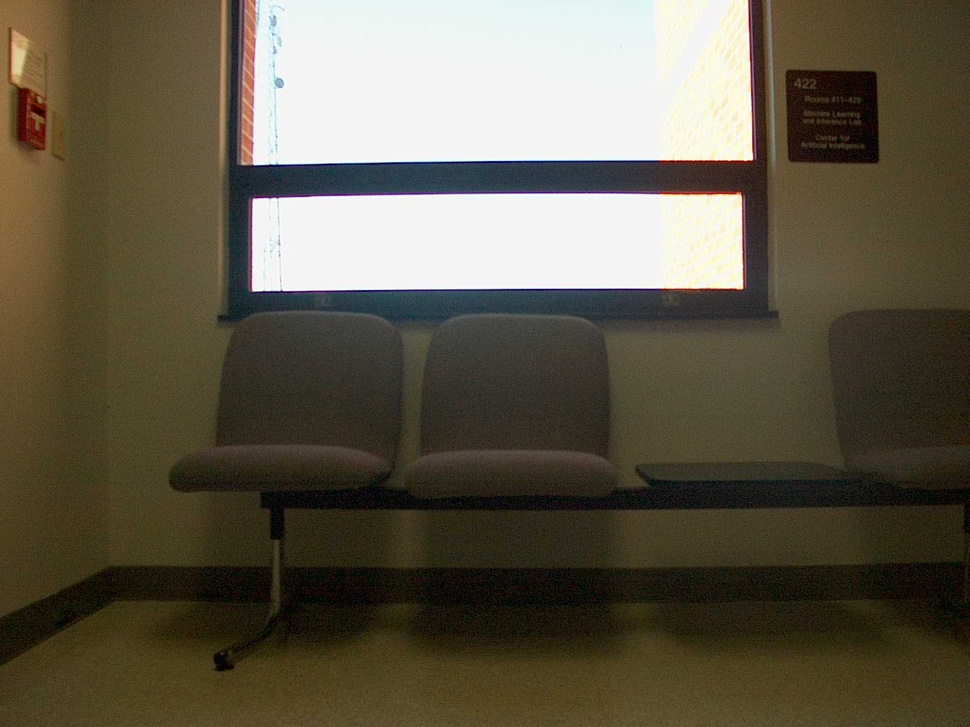
#> input picture hw3_cs682_smansur4/ST2MainHall4/ST2MainHall4001.jpg, 970 x 727 px, shrunk from 1600 x 1200 before the run
$ python extra_credit_2_bk.py
#> lines starting #> are read from the running program, lines starting #| are printed output that depends on the picture; long printed decimals are rounded
#> further down, imgIn is the input picture: shape (727, 970, 3); mean B, G, R 73.1, 89.9, 96.7
import cv2 as cv
import numpy as np
import argparse
from matplotlib import pyplot as plt
W = 52          # window size is WxW
C_Thr = 0.43    # threshold for coherency
LowThr = 35     # threshold1 for orientation, it ranges from 0 to 180
HighThr = 57    # threshold2 for orientation, it ranges from 0 to 180
def calcGST(inputIMG, w):
#> called with w = 52
    img = inputIMG.astype(np.float32)
    # GST components calculation (start)
    # J =  (J11 J12; J12 J22) - GST
    imgDiffX = cv.Sobel(img, cv.CV_32F, 1, 0, 3)
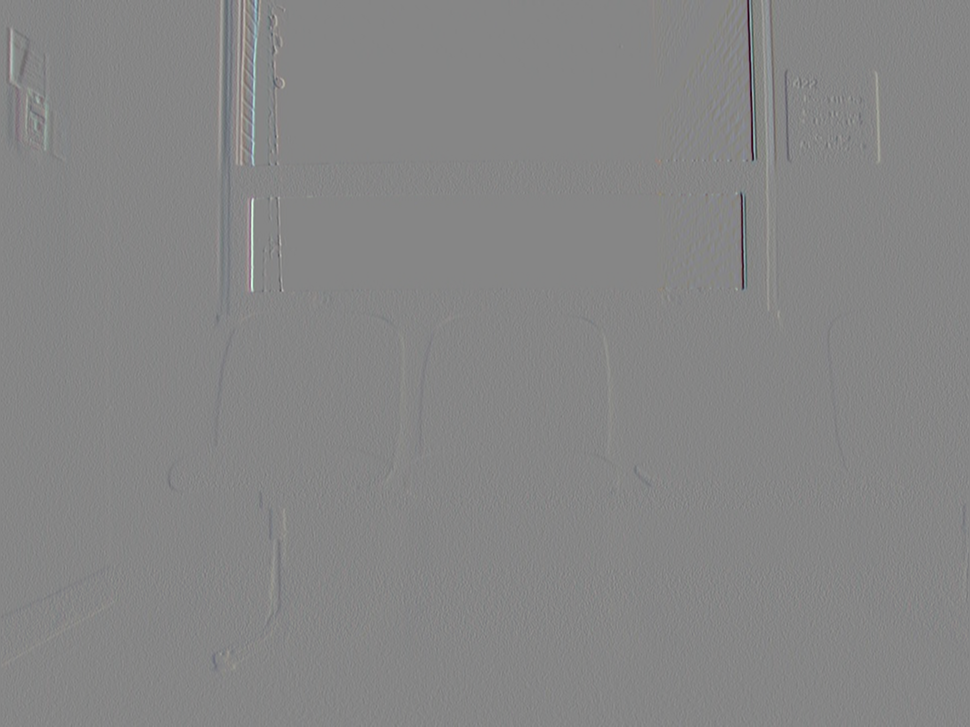
#> imgDiffX: shape (727, 970, 3) float32; mean B, G, R -0.2, -0.3, -0.4; drawn with min black and max white
    imgDiffY = cv.Sobel(img, cv.CV_32F, 0, 1, 3)
    imgDiffXY = cv.multiply(imgDiffX, imgDiffY)

    imgDiffXX = cv.multiply(imgDiffX, imgDiffX)
    imgDiffYY = cv.multiply(imgDiffY, imgDiffY)

    J11 = cv.boxFilter(imgDiffXX, cv.CV_32F, (w,w))
    J22 = cv.boxFilter(imgDiffYY, cv.CV_32F, (w,w))
    J12 = cv.boxFilter(imgDiffXY, cv.CV_32F, (w,w))
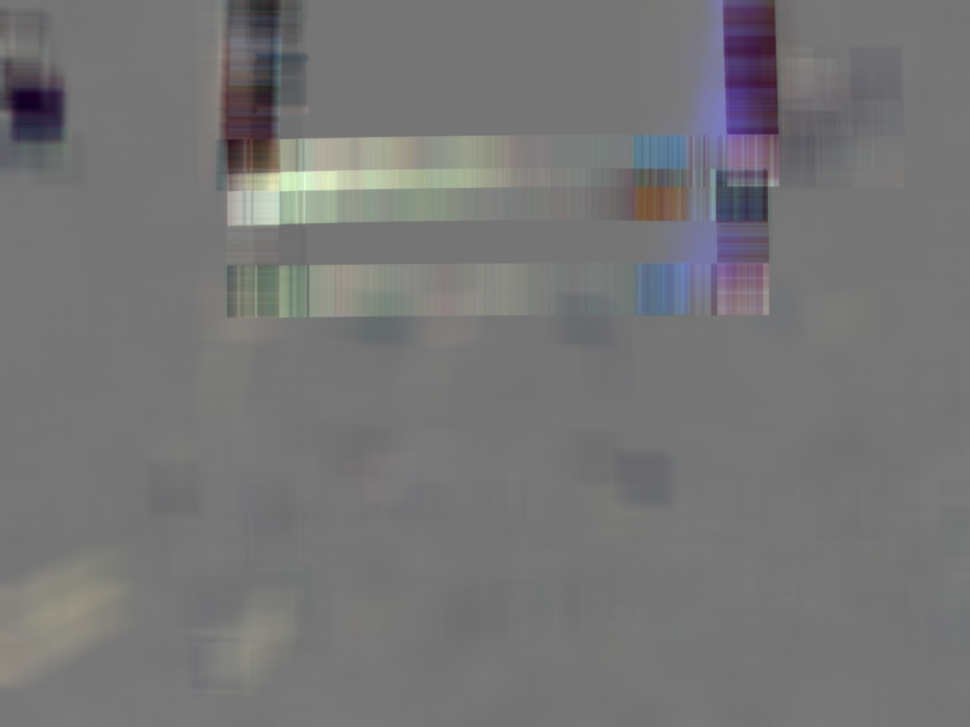
#> J12: shape (727, 970, 3) float32; mean B, G, R 4.7, 0.1, 2.8; drawn with min black and max white
    #print(J12.shape)
    # GST components calculations (stop)
    # eigenvalue calculation (start)
    # lambda1 = J11 + J22 + sqrt((J11-J22)^2 + 4*J12^2)
    # lambda2 = J11 + J22 - sqrt((J11-J22)^2 + 4*J12^2)
    tmp1 = J11 + J22
    tmp2 = J11 - J22
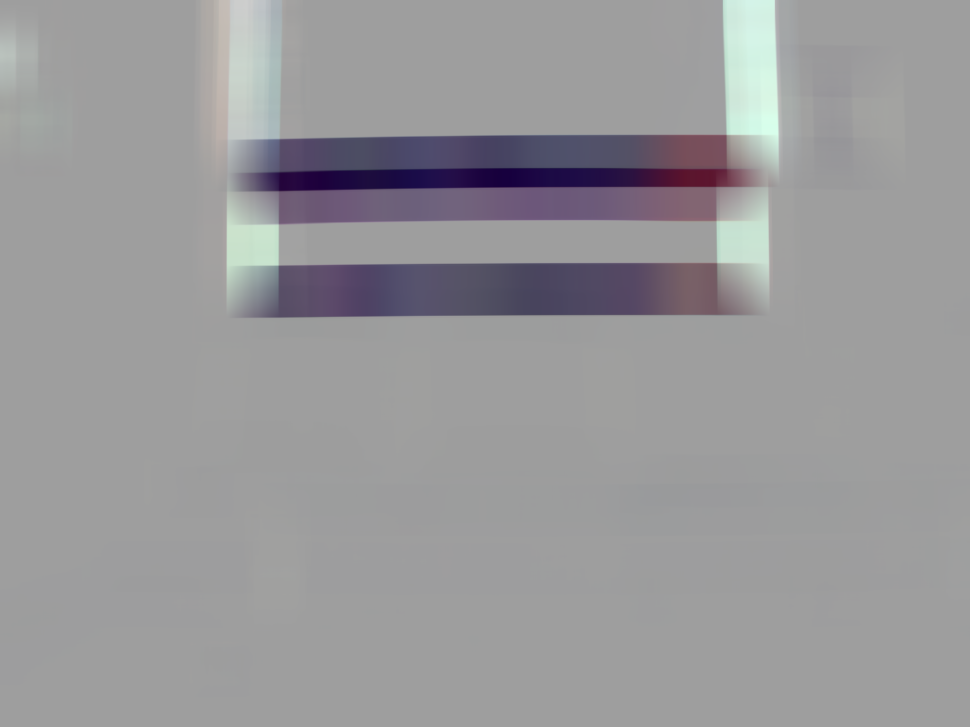
#> tmp2: shape (727, 970, 3) float32; mean B, G, R -1059.5, -1733.5, -1540.2; drawn with min black and max white
    tmp2 = cv.multiply(tmp2, tmp2)
    tmp3 = cv.multiply(J12, J12)
    tmp4 = np.sqrt(tmp2 + 4.0 * tmp3)
    lambda1 = tmp1 + tmp4    # biggest eigenvalue
    lambda2 = tmp1 - tmp4    # smallest eigenvalue
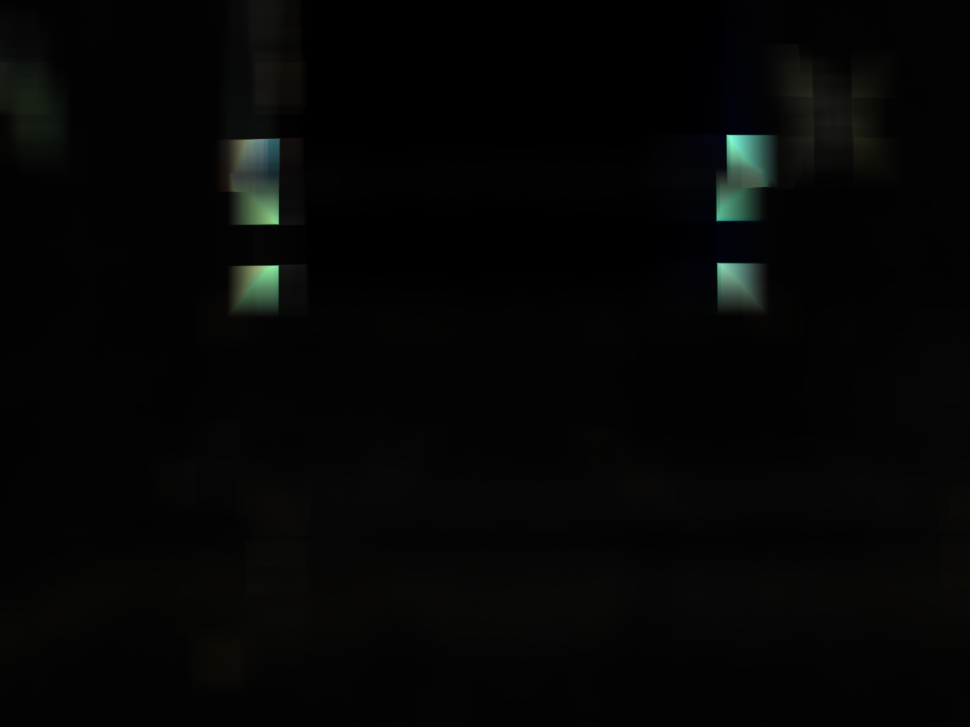
#> lambda2: shape (727, 970, 3) float32; mean B, G, R 981, 1063, 970.9; drawn with min black and max white
    print(lambda1)
#> (printed output is left out)
    # eigenvalue calculation (stop)
    # Coherency calculation (start)
    # Coherency = (lambda1 - lambda2)/(lambda1 + lambda2)) - measure of anisotropism
    # Coherency is anisotropy degree (consistency of local orientation)
    imgCoherencyOut = cv.divide(lambda1 - lambda2, lambda1 + lambda2)
#> imgCoherencyOut: shape (727, 970, 3) float32; 1.4% of the values are NaN or infinite; the others: min 0, max 1, mean 0.286
    # Coherency calculation (stop)
    # orientation angle calculation (start)
    # tan(2*Alpha) = 2*J12/(J22 - J11)
    # Alpha = 0.5 atan2(2*J12/(J22 - J11))
    imgOrientationOut = cv.phase(J22 - J11, 2.0 * J12, angleInDegrees = True)
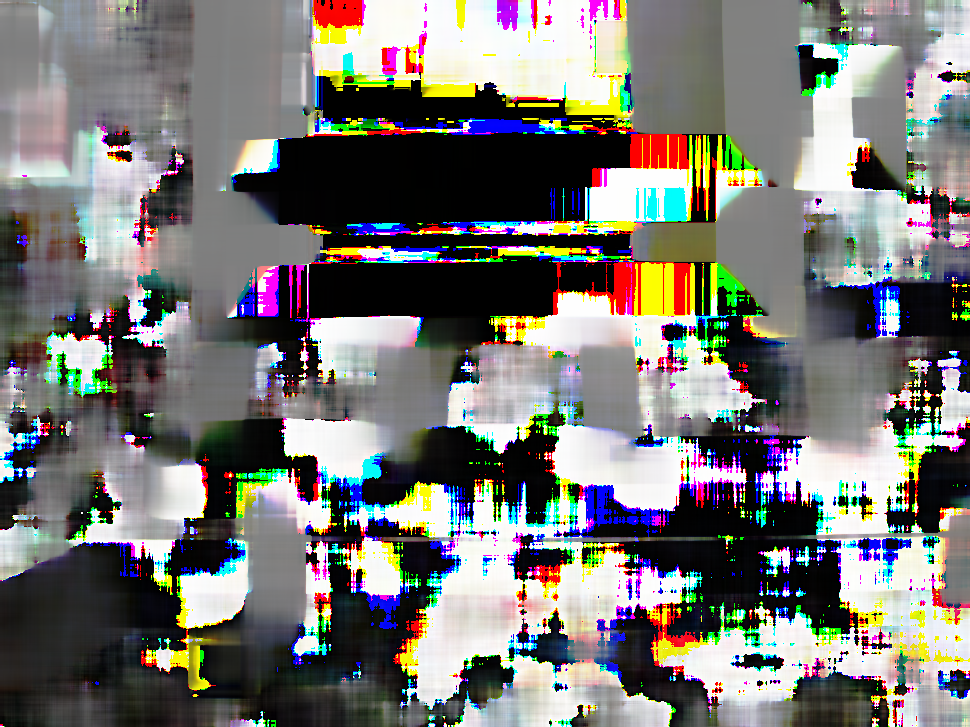
#> imgOrientationOut: shape (727, 970, 3) float32; mean B, G, R 164.2, 168.6, 170.1; drawn with min black and max white
    imgOrientationOut = 0.5 * imgOrientationOut
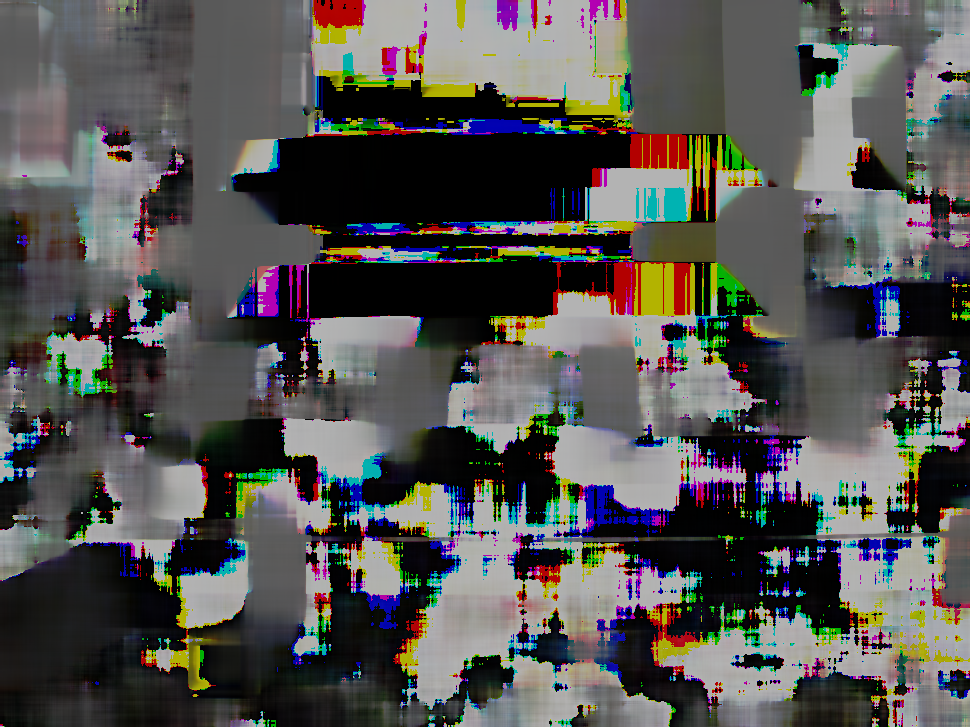
#> imgOrientationOut: shape (727, 970, 3) float32; mean B, G, R 82.1, 84.3, 85.1

    print(imgOrientationOut.min())
#| 0.0
    print(imgOrientationOut.max())
#| 180.000
    hist, bins = np.histogram(imgOrientationOut, bins=18)
#> hist = 18 values, max 544854 at index 0, min 32555 at index 5, mean 117531.7; bins = 19 values from 0 to 180
    plt.plot(hist)
    plt.title("Histogram of gradients: Color Image")
    plt.xlabel("angles(in degrees)")
    plt.ylabel("number of edges selected")
    plt.show()
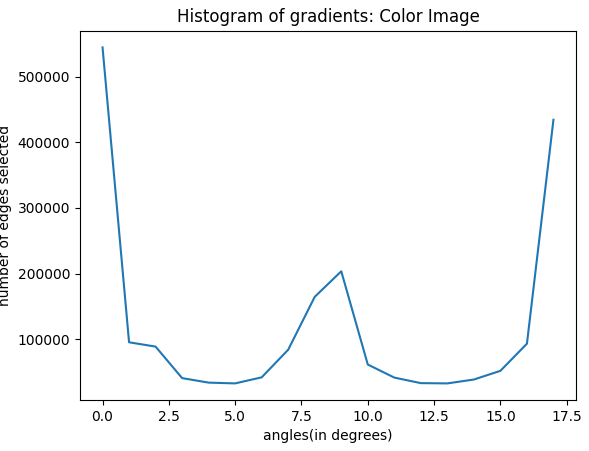
#> figure drawn by matplotlib, 1 panel; curve peaks at x = 0, y = 544854
    # orientation angle calculation (stop)
    return imgCoherencyOut, imgOrientationOut

imgIn = cv.imread("./ST2MainHall4/ST2MainHall4001.jpg")
coh, orientation = calcGST(imgIn, W)
#print(coh.shape)
#print(orientation.shape)

$ run again, with hw3_cs682_smansur4/ST2MainHall4/ST2MainHall4004.jpg copied over hw3_cs682_smansur4/ST2MainHall4/ST2MainHall4001.jpg
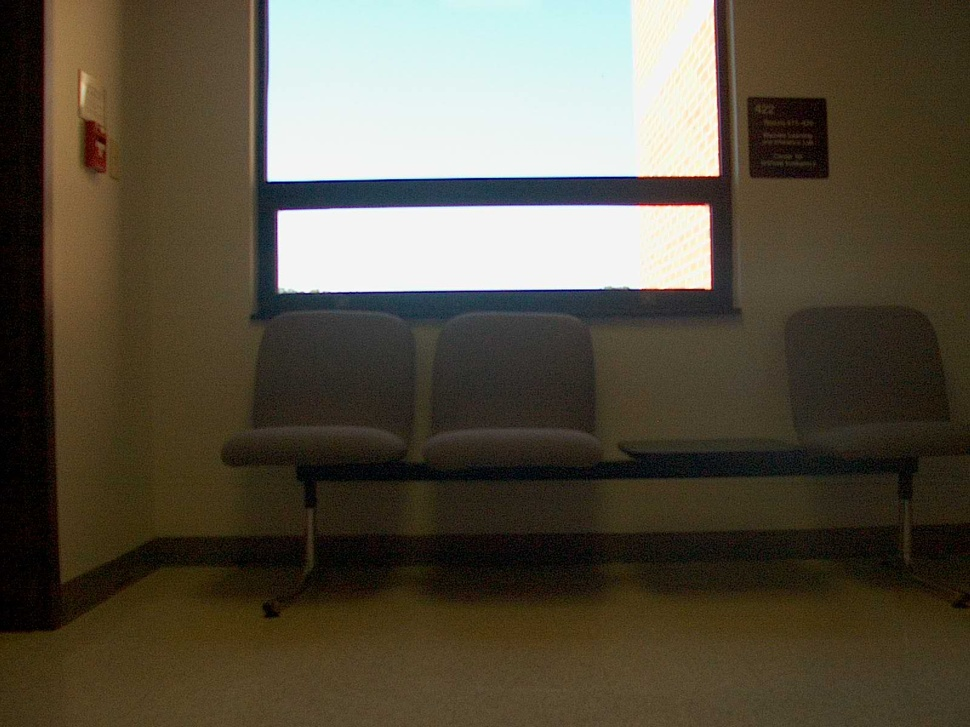
#> input picture hw3_cs682_smansur4/ST2MainHall4/ST2MainHall4004.jpg, 970 x 727 px, shrunk from 1600 x 1200 before the run
#> imgIn is the input picture: shape (727, 970, 3); mean B, G, R 65.9, 81, 88.1
#> (printed output is left out)
#> imgCoherencyOut: shape (727, 970, 3) float32; 0.03% of the values are NaN or infinite; the others: min 0, max 1, mean 0.266
#> in calcGST, `imgOrientationOut = 0.5 * imgOrientationOut`:
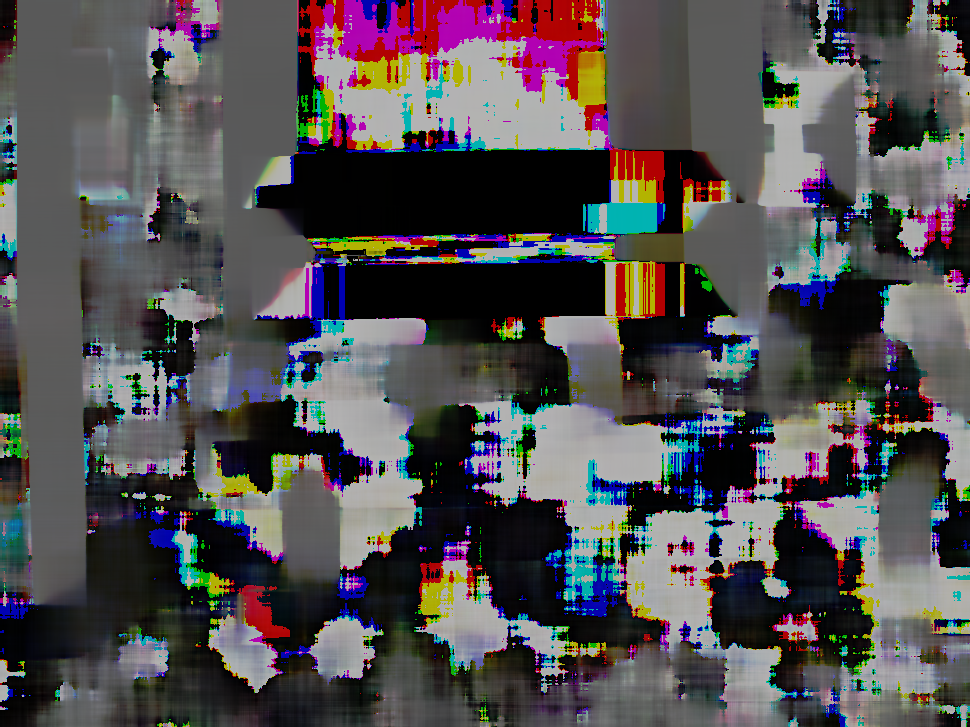
#> imgOrientationOut: shape (727, 970, 3) float32; mean B, G, R 82, 79.6, 83
#| 0.0
#| 180.000
#> hist = 18 values, max 511736 at index 0, min 27546 at index 13, mean 117531.7; bins = 19 values from 0 to 180
#> in calcGST, `plt.show()`:
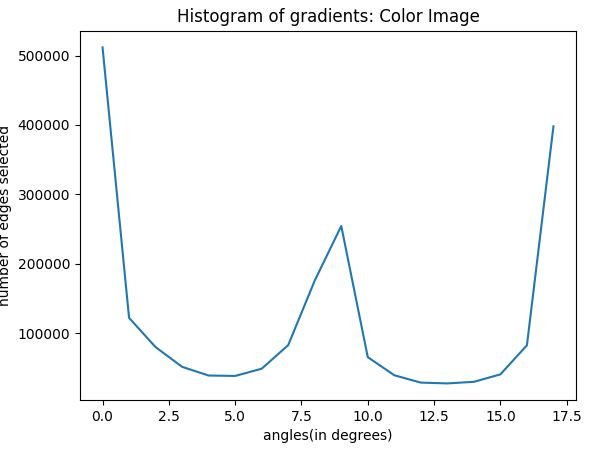
#> figure drawn by matplotlib, 1 panel; curve peaks at x = 0, y = 511736
